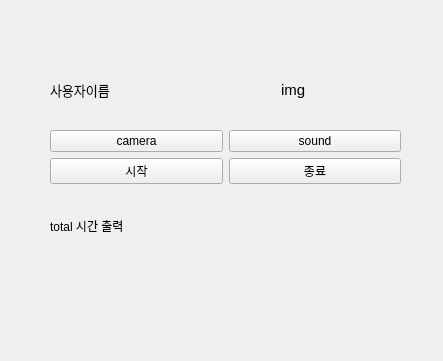
<?xml version="1.0" encoding="UTF-8"?>
<ui version="4.0">
 <class>videoForm</class>
 <widget class="QWidget" name="videoForm">
  <property name="geometry">
   <rect>
    <x>0</x>
    <y>0</y>
    <width>443</width>
    <height>361</height>
   </rect>
  </property>
  <property name="windowTitle">
   <string>Form</string>
  </property>
  <widget class="QWidget" name="gridLayoutWidget">
   <property name="geometry">
    <rect>
     <x>50</x>
     <y>80</y>
     <width>351</width>
     <height>181</height>
    </rect>
   </property>
   <layout class="QGridLayout" name="gridLayout">
    <item row="2" column="0">
     <widget class="QLabel" name="print_total_working">
      <property name="text">
       <string>total 시간 출력</string>
      </property>
     </widget>
    </item>
    <item row="1" column="0">
     <layout class="QHBoxLayout" name="horizontalLayout_2">
      <item>
       <widget class="QPushButton" name="btn_start">
        <property name="text">
         <string>시작</string>
        </property>
       </widget>
      </item>
      <item>
       <widget class="QPushButton" name="btn_end">
        <property name="text">
         <string>종료</string>
        </property>
       </widget>
      </item>
     </layout>
    </item>
    <item row="0" column="0">
     <layout class="QVBoxLayout" name="verticalLayout">
      <item>
       <layout class="QHBoxLayout" name="horizontalLayout_3">
        <item>
         <widget class="QLabel" name="user_name">
          <property name="font">
           <font>
            <pointsize>10</pointsize>
           </font>
          </property>
          <property name="text">
           <string>사용자이름</string>
          </property>
         </widget>
        </item>
        <item>
         <widget class="QLabel" name="imgLabel">
          <property name="maximumSize">
           <size>
            <width>120</width>
            <height>33</height>
           </size>
          </property>
          <property name="font">
           <font>
            <pointsize>11</pointsize>
           </font>
          </property>
          <property name="text">
           <string>img</string>
          </property>
         </widget>
        </item>
       </layout>
      </item>
      <item>
       <widget class="QLabel" name="videoLable">
        <property name="maximumSize">
         <size>
          <width>100</width>
          <height>30</height>
         </size>
        </property>
        <property name="text">
         <string/>
        </property>
       </widget>
      </item>
      <item>
       <layout class="QGridLayout" name="gridLayout_2">
        <item row="1" column="0">
         <layout class="QHBoxLayout" name="horizontalLayout">
          <item>
           <widget class="QPushButton" name="btn_camera">
            <property name="text">
             <string>camera</string>
            </property>
           </widget>
          </item>
          <item>
           <widget class="QPushButton" name="btn_sound">
            <property name="text">
             <string>sound</string>
            </property>
           </widget>
          </item>
         </layout>
        </item>
       </layout>
      </item>
     </layout>
    </item>
   </layout>
  </widget>
 </widget>
 <resources/>
 <connections/>
</ui>
